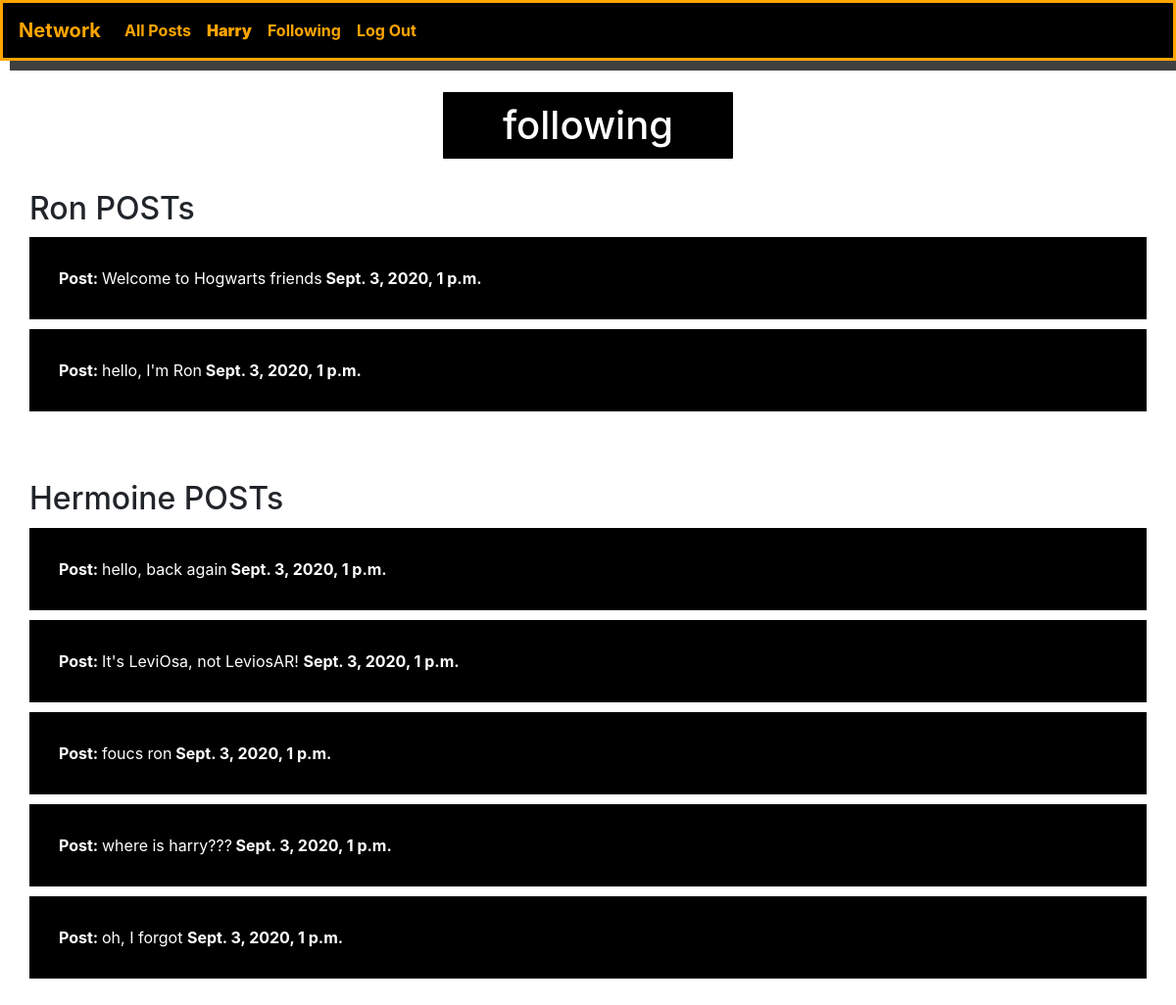
/following/3 (signed in), run on the app's committed database.
### network/models.py (models this page shows)
class User(AbstractUser):
	pass

class Post(models.Model):
	post = models.CharField(max_length=350,blank = True, null = True)
	user = models.ForeignKey(User, on_delete=models.CASCADE)
	created_date = models.DateTimeField(default=timezone.now())
	def __str__(self):
		return f"Post {self.post} by {self.user} "

### network/views.py (the view)
# urls.py: path("following/<int:user_id>", views.following, name="following"),
def following(request, user_id):
    user = User.objects.get(id=user_id)
    following = user.following.all()
    followingPosts = []
    for follow in following:
        username = follow.following_user_id
        username_id = User.objects.get(username=username)
        users = [{"username_id":User.objects.get(username=username)}]
        for l in users:
            followingPosts.append({"posts":Post.objects.filter(user__in=User.objects.filter(username=l["username_id"])),
                "author":l["username_id"]})
    print(followingPosts)
    return render(request, "network/following.html",{
        "following":following,
        "followingPosts":followingPosts,
        })

### network/templates/network/following.html (shortened to what this page needs)
{% extends "network/layout.html" %}
{% block body %}
<h1 id="following-head">following</h1>
{% for x in followingPosts%}
	<div class="following-div">
		<h2 class="post-head">{{x.author}} POSTs </h2>
		<div class="following-innerdiv">
			{% for post in x.posts %}
			<p><strong>Post: </strong>{{post.post}}<strong> {{post.created_date}} </strong></p>
			 {% endfor %}
		</div>
	</div>
{% endfor %}
{% endblock %}

### network/templates/network/layout.html (shortened to what this page needs)
{% load static %}
<!DOCTYPE html>
<html lang="en">
    <head>
        <link rel="stylesheet" href="https://stackpath.bootstrapcdn.com/bootstrap/4.4.1/css/bootstrap.min.css">
        <link href="{% static 'network/styles.css' %}" rel="stylesheet">
    </head>
    <body>
        <nav id="navbar" class="navbar navbar-expand-lg navbar-light ">
            <a class="navbar-brand" href="#">Network</a>
            <div>
              <ul class="navbar-nav mr-auto">
                <li class="nav-item">
                  <a class="nav-link" href="{% url 'index' %}">All Posts</a>
                </li>
                {% if user.is_authenticated %}
                 <li class="nav-item">
                        <a class="nav-link" href="{% url 'profile' user.id %}"><strong>{{ user.username }} </strong></a>
                    </li>
                    <li class="nav-item">
                        <a class="nav-link" href="{% url 'following' user.id %}">Following</a>
                    </li>
                    <li class="nav-item">
                        <a class="nav-link" href="{% url 'logout' %}">Log Out</a>
                    </li>
                {% endif %}
              </ul>
            </div>
          </nav>
        <div class="body">
            {% block body %}
            {% endblock %}
        </div>
    </body>
</html>

### network/static/network/styles.css (style rules this page uses)
#navbar { background-color: black; border:solid orange 3px; font-weight: bolder; box-shadow: 10px 10px 0px 0px rgba(0,0,0,0.75); margin-bottom: 30px; }
#navbar a { color:orange; }

### network/templates/network/following.html (style rules this page uses)
#following-head { background-color: black; width: 300px; border:2px solid white; padding: 10px; color:white; text-align: center; margin: 0 auto; border-radius: 3px; }
.following-div { padding: 30px; }
.post-head { width: 300px; }
.following-innerdiv p { background-color: black; margin: 10px 0; padding: 30px; color: white; }

### data on the page
User: username "Harry"
User: author "Ron"
Post: post "Welcome to Hogwarts friends", created_date "Sept. 3, 2020, 1 p.m."
Post: post "hello, I'm Ron", created_date "Sept. 3, 2020, 1 p.m."
User: author "Hermoine"
Post: post "hello, back again", created_date "Sept. 3, 2020, 1 p.m."
Post: post "It's LeviOsa, not LeviosAR!", created_date "Sept. 3, 2020, 1 p.m."
Post: post "foucs ron", created_date "Sept. 3, 2020, 1 p.m."
Post: post "where is harry???", created_date "Sept. 3, 2020, 1 p.m."
Post: post "oh, I forgot", created_date "Sept. 3, 2020, 1 p.m."
